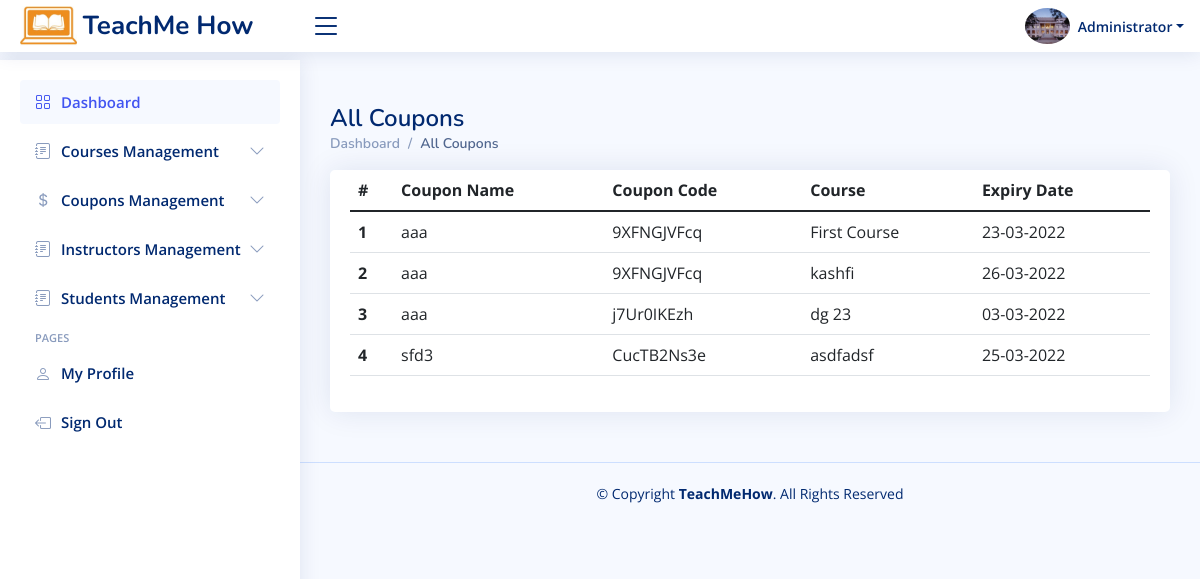
Before: /admin-all-coupons.php (signed in) with the older database file.
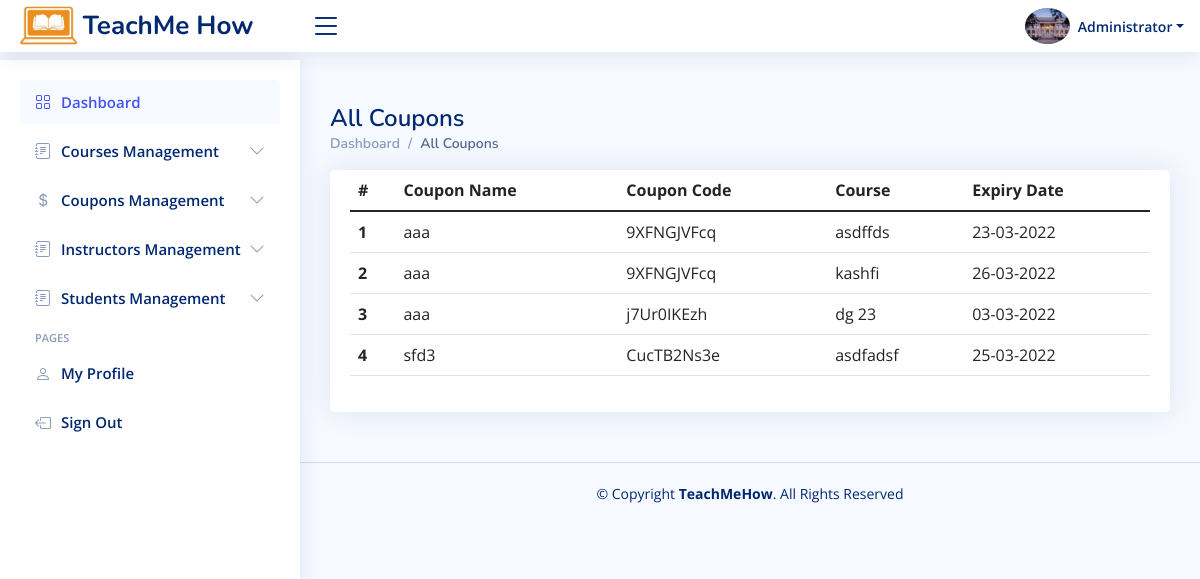
After: the same page with the newer database file.
### tables this page shows
CREATE TABLE `coupons` (
  `id` int(11) NOT NULL,
  `user_id` int(10) NOT NULL,
  `name` varchar(20) NOT NULL,
  `code` varchar(10) NOT NULL,
  `exp_date` date NOT NULL,
  `course_id` int(10) NOT NULL
);

CREATE TABLE `courses` (
  `id` int(10) NOT NULL,
  `instructor_id` int(10) NOT NULL,
  `title` varchar(200) NOT NULL,
  `fancy_title` varchar(1000) NOT NULL,
  `thumbnail` varchar(100) NOT NULL DEFAULT 'default.jpg',
  `access` enum('Free','Registration','Paid','Password') NOT NULL,
  `description` varchar(1000) NOT NULL,
  `draft` tinyint(1) NOT NULL DEFAULT 0,
  `courseID` varchar(20) NOT NULL,
  `timeLimitType` enum('Without Time Limit','Days','Months','Years') DEFAULT NULL,
  `timeLimitValue` int(5) DEFAULT NULL,
  `registration_required_email` tinyint(1) DEFAULT NULL,
  `registration_required_phone` tinyint(1) DEFAULT NULL,
  `registration_required_address` tinyint(1) DEFAULT NULL,
  `registration_required_tos` tinyint(1) DEFAULT NULL,
  `price` int(5) DEFAULT NULL,
  `paypal_email` varchar(500) DEFAULT 'AUV9WUKaXyoFG7UN6rgBt-NKkSJWJHUxKSxbfq6g97mJglHj8rrOcSJJHgvGOgaVQ-dARLQOKm0cBuQ3',
  `instructor_name` varchar(50) NOT NULL,
  `back_clr` varchar(10) NOT NULL DEFAULT '#ffffff',
  `front_clr` varchar(10) NOT NULL DEFAULT '#000000',
  `page_background_type` enum('image','color') NOT NULL DEFAULT 'color',
  `page_background_image` varchar(100) DEFAULT NULL,
  `page_background_color` varchar(100) DEFAULT '#000000',
  `txtLessonBackground` varchar(10) DEFAULT NULL,
  `courseTitleBg` varchar(10) NOT NULL DEFAULT '#ffffff',
  `courseTitleFg` varchar(10) NOT NULL DEFAULT '#000',
  `signBgColor` varchar(10) NOT NULL DEFAULT '#ffffff',
  `signFgColor` varchar(10) NOT NULL DEFAULT '#000',
  `bottomLogo` varchar(100) NOT NULL DEFAULT 'default.png',
  `is_deleted` tinyint(1) NOT NULL DEFAULT 0,
  `coursePassword` varchar(100) DEFAULT NULL,
  `aboutInstructor` varchar(1000) NOT NULL,
  `paypal_client_api_key` varchar(1000) DEFAULT 'AUV9WUKaXyoFG7UN6rgBt-NKkSJWJHUxKSxbfq6g97mJglHj8rrOcSJJHgvGOgaVQ-dARLQOKm0cBuQ3',
  `instructorPicture` varchar(200) NOT NULL DEFAULT 'default.jpg',
  `instructur_website` varchar(100) NOT NULL,
  `instructur_insta` varchar(100) NOT NULL,
  `instructur_facebook` varchar(100) NOT NULL,
  `instructur_linkedin` varchar(100) NOT NULL,
  `currency` varchar(5) NOT NULL
);

### admin-all-coupons.php (the view, shortened to what this page needs)
<?php
    require_once "includes/app.php";
    $path = ROOT_DIR;
?>
<!DOCTYPE html>
<html lang="en">
<head>
    <?php
        require "includes/head.inc.php";
    ?>
</head>
<body>
    <?=require_once "includes/header.inc.php";?>
  <?php
  if($_SESSION["role"]=="Admin"){
      require_once "includes/adminSideBar.inc.php";
  }
  ?>
  <main id="main" class="main">
      <div class="pagetitle">
          <h1>All Coupons</h1>
          <nav>
              <ol class="breadcrumb">
                  <li class="breadcrumb-item"><a href="<?=$path?>instructorDashboard.php">Dashboard</a></li>
                  <li class="breadcrumb-item active">All Coupons</li>
              </ol>
          </nav>
      </div>
      <section class="section">
          <div class="row">
              <div class="col-lg-12">
                  <div class="card">
                      <div class="card-body">
                          <table class="table datatable">
                              <thead>
                              <tr>
                                  <th scope="col">#</th>
                                  <th scope="col">Coupon Name</th>
                                  <th scope="col">Coupon Code</th>
                                  <th scope="col">Course</th>
                                  <th scope="col">Expiry Date</th>
                              </tr>
                              </thead>
                              <tbody>
                              <?php
                                $s = "SELECT * FROM coupons";
                                $res = mysqli_query($con, $s);
                                if(mysqli_num_rows($res)){
                                    $count = 1;
                                    while($row = mysqli_fetch_array($res)){
                                        $courseID = $row["course_id"];
                                        $s = "SELECT * FROM courses WHERE id=$courseID";
                                        $res1 = mysqli_query($con, $s);
                                        $course = mysqli_fetch_array($res1);
                                        ?>
                                        <tr>
                                            <th scope="row"><?=$count?></th>
                                            <td><?=$row["name"]?></td>
                                            <td><?=$row["code"]?></td>
                                            <td><?=$course["title"]?></td>
                                            <td><?=date("d-m-Y", strtotime($row["exp_date"]))?></td>
                                        </tr>
                              <?php
                                        $count++;
                                    }
                                }
                              ?>
                              </tbody>
                          </table>
                      </div>
                  </div>
              </div>
          </div>
      </section>
  </main>
  <?=require_once "includes/footer.inc.php";?>
</body>
</html>

Changed rows visible on the page:
changed through a linked row, coupons: course.title "First Course" → "asdffds"
